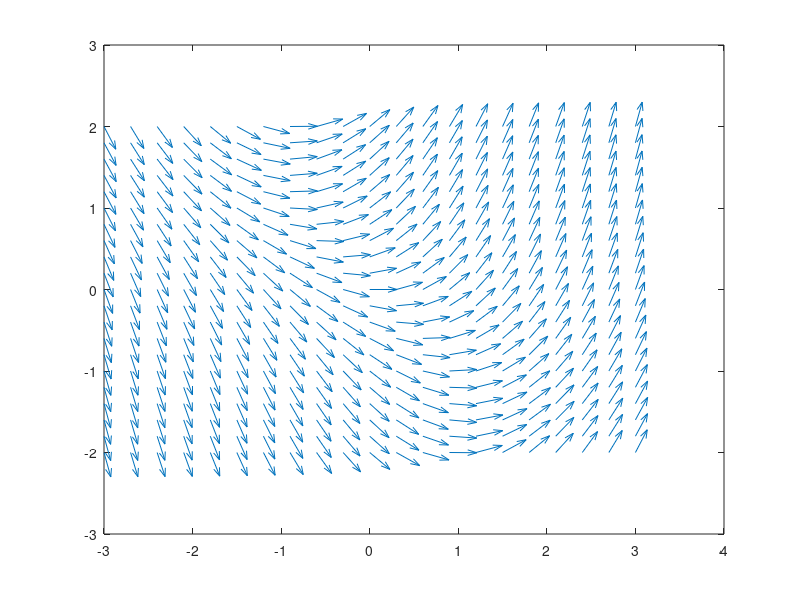

Source code (MATLAB):
[x,y]=meshgrid(-3:.3:3, -2:.2:2);
dy=x+sin(y)
dx=ones(size(dy))
dy1=dy./(sqrt(dx.^2+dy.^2))
dx1=dx./(sqrt(dx.^2+dy.^2))
quiver(x,y,dx1,dy1)
